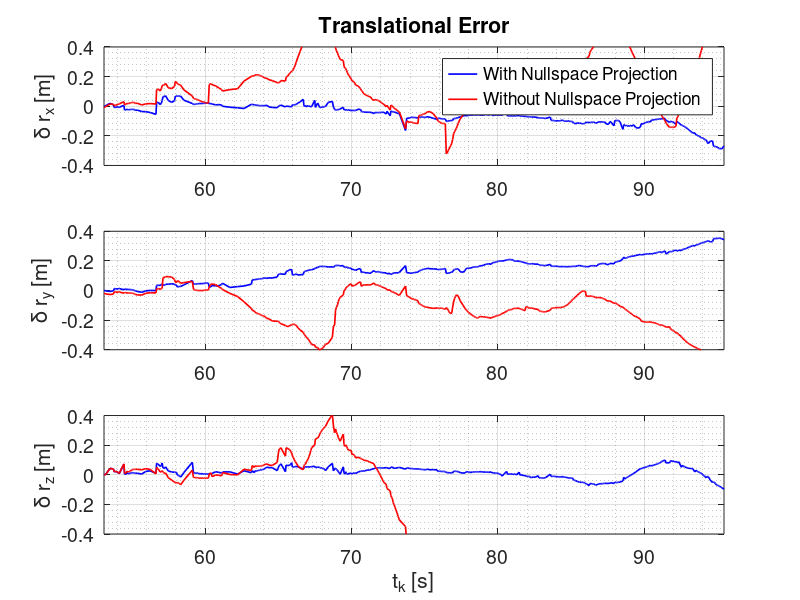
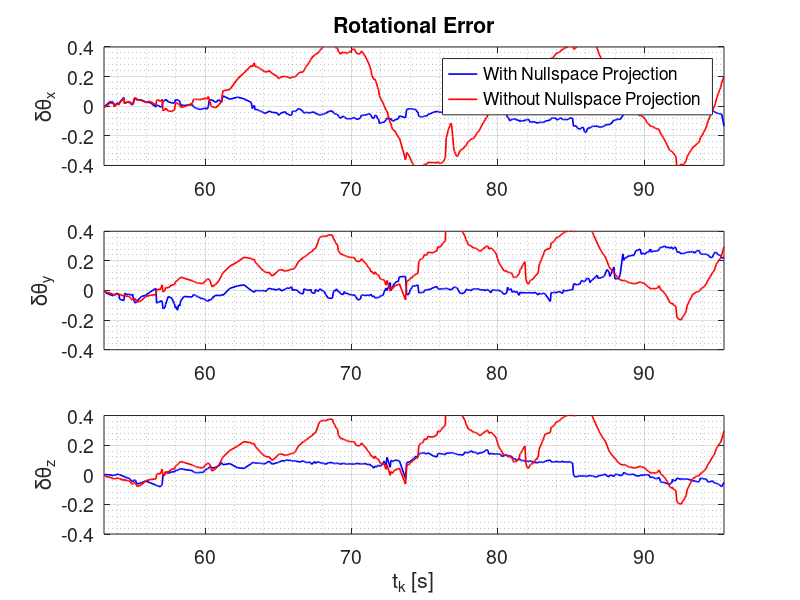

Write MATLAB code to recreate these figures, in order.
clear all; close all; clc;
load('msckf_NST_on.mat');
load('msckf_NST_off.mat');

msckf_trans_err = p_C_G_err;
msckf_rot_err = theta_CG_err;
swf_trans_err = p_C_G_err_NSToff;
swf_rot_err = theta_CG_err_NSToff;

transLim = 0.4;
rotLim = 0.4;
fontSize = 14;

figure
subplot(3,1,1)
plot(tPlot, msckf_trans_err(1,:), '-b', 'LineWidth', 1.2)
hold on
plot(tPlot, swf_trans_err(1,:), '-r', 'LineWidth', 1.2)
xlim([tPlot(1) tPlot(end)]);
ylim([-transLim transLim])
legend('With Nullspace Projection', 'Without Nullspace Projection');
title(sprintf('Translational Error'))
ylabel('\delta r_x [m]')
set(gca,'FontSize',fontSize)
grid on; grid minor;

subplot(3,1,2)
plot(tPlot, msckf_trans_err(2,:), '-b', 'LineWidth', 1.2)
hold on
plot(tPlot, swf_trans_err(2,:), '-r', 'LineWidth', 1.2)
xlim([tPlot(1) tPlot(end)]);
ylim([-transLim transLim])
ylabel('\delta r_y [m]')
set(gca,'FontSize',fontSize)
grid on; grid minor;

subplot(3,1,3)
plot(tPlot, msckf_trans_err(3,:), '-b', 'LineWidth', 1.2)
hold on
plot(tPlot, swf_trans_err(3,:), '-r', 'LineWidth', 1.2)
xlim([tPlot(1) tPlot(end)]);
ylim([-transLim transLim])
ylabel('\delta r_z [m]')
xlabel('t_k [s]')
%set(gca,'FontSize',12)
%set(findall(gcf,'type','text'),'FontSize',12)
set(gca,'FontSize',fontSize)
grid on; grid minor;

figure
subplot(3,1,1)
plot(tPlot, msckf_rot_err(1,:), '-b', 'LineWidth', 1.2)
hold on
plot(tPlot, swf_rot_err(1,:), '-r', 'LineWidth', 1.2)
xlim([tPlot(1) tPlot(end)]);
ylim([-rotLim rotLim])
title(sprintf('Rotational Error'))
ylabel('\delta\theta_x')
legend('With Nullspace Projection', 'Without Nullspace Projection');
set(gca,'FontSize',fontSize)
grid on; grid minor;

 
subplot(3,1,2)
plot(tPlot, msckf_rot_err(2,:), '-b', 'LineWidth', 1.2)
hold on
plot(tPlot, swf_rot_err(3,:), '-r', 'LineWidth', 1.2)
xlim([tPlot(1) tPlot(end)]);
ylim([-rotLim rotLim])
ylabel('\delta\theta_y')
set(gca,'FontSize',fontSize)
grid on; grid minor;

subplot(3,1,3)
plot(tPlot, msckf_rot_err(3,:), '-b', 'LineWidth', 1.2)
hold on
plot(tPlot, swf_rot_err(3,:), '-r', 'LineWidth', 1.2)
xlim([tPlot(1) tPlot(end)]);
ylim([-rotLim rotLim])
ylabel('\delta\theta_z')
xlabel('t_k [s]')
set(gca,'FontSize',fontSize)
grid on; grid minor;